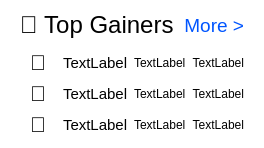
               <widget class="QWidget" name="topGainers" native="true">
                <property name="styleSheet">
                 <string notr="true">background-color: white;
border-radius: 10px;</string>
                </property>
                <layout class="QVBoxLayout" name="verticalLayout_14">
                 <property name="leftMargin">
                  <number>20</number>
                 </property>
                 <property name="topMargin">
                  <number>1</number>
                 </property>
                 <property name="rightMargin">
                  <number>20</number>
                 </property>
                 <property name="bottomMargin">
                  <number>1</number>
                 </property>
                 <item>
                  <widget class="QWidget" name="horizontalWidget_3" native="true">
                   <property name="styleSheet">
                    <string notr="true">background-color: white;
border-radius: 10px;</string>
                   </property>
                   <layout class="QHBoxLayout" name="horizontalLayout_10">
                    <property name="leftMargin">
                     <number>0</number>
                    </property>
                    <property name="topMargin">
                     <number>10</number>
                    </property>
                    <property name="rightMargin">
                     <number>0</number>
                    </property>
                    <property name="bottomMargin">
                     <number>5</number>
                    </property>
                    <item>
                     <widget class="QLabel" name="label_4">
                      <property name="font">
                       <font>
                        <pointsize>18</pointsize>
                        <bold>false</bold>
                       </font>
                      </property>
                      <property name="styleSheet">
                       <string notr="true">color: black;</string>
                      </property>
                      <property name="text">
                       <string>🚀 Top Gainers</string>
                      </property>
                     </widget>
                    </item>
                    <item>
                     <widget class="QLabel" name="label_5">
                      <property name="font">
                       <font>
                        <pointsize>14</pointsize>
                       </font>
                      </property>
                      <property name="styleSheet">
                       <string notr="true">color: rgb(0, 85, 255);</string>
                      </property>
                      <property name="text">
                       <string>More &gt;</string>
                      </property>
                      <property name="alignment">
                       <set>Qt::AlignRight|Qt::AlignTrailing|Qt::AlignVCenter</set>
                      </property>
                     </widget>
                    </item>
                   </layout>
                  </widget>
                 </item>
                 <item>
                  <layout class="QVBoxLayout" name="verticalLayout_15">
                   <property name="topMargin">
                    <number>0</number>
                   </property>
                   <property name="bottomMargin">
                    <number>10</number>
                   </property>
                   <item>
                    <layout class="QHBoxLayout" name="horizontalLayout_11">
                     <property name="topMargin">
                      <number>0</number>
                     </property>
                     <item>
                      <widget class="QLabel" name="label_6">
                       <property name="sizePolicy">
                        <sizepolicy hsizetype="Fixed" vsizetype="Preferred">
                         <horstretch>0</horstretch>
                         <verstretch>0</verstretch>
                        </sizepolicy>
                       </property>
                       <property name="font">
                        <font>
                         <pointsize>16</pointsize>
                        </font>
                       </property>
                       <property name="styleSheet">
                        <string notr="true">margin: 0 5px;</string>
                       </property>
                       <property name="text">
                        <string>🥇</string>
                       </property>
                      </widget>
                     </item>
                     <item>
                      <widget class="QLabel" name="gainerName1">
                       <property name="sizePolicy">
                        <sizepolicy hsizetype="Fixed" vsizetype="Preferred">
                         <horstretch>0</horstretch>
                         <verstretch>0</verstretch>
                        </sizepolicy>
                       </property>
                       <property name="font">
                        <font>
                         <pointsize>11</pointsize>
                         <bold>false</bold>
                        </font>
                       </property>
                       <property name="styleSheet">
                        <string notr="true">color: black;</string>
                       </property>
                       <property name="text">
                        <string>TextLabel</string>
                       </property>
                      </widget>
                     </item>
                     <item>
                      <widget class="QLabel" name="gainerSymbol1">
                       <property name="sizePolicy">
                        <sizepolicy hsizetype="Fixed" vsizetype="Preferred">
                         <horstretch>0</horstretch>
                         <verstretch>0</verstretch>
                        </sizepolicy>
                       </property>
                       <property name="text">
                        <string>TextLabel</string>
                       </property>
                      </widget>
                     </item>
                     <item>
                      <widget class="QLabel" name="trendingGainer1">
                       <property name="sizePolicy">
                        <sizepolicy hsizetype="Preferred" vsizetype="Preferred">
                         <horstretch>0</horstretch>
                         <verstretch>0</verstretch>
                        </sizepolicy>
                       </property>
                       <property name="text">
                        <string>TextLabel</string>
                       </property>
                       <property name="alignment">
                        <set>Qt::AlignRight|Qt::AlignTrailing|Qt::AlignVCenter</set>
                       </property>
                      </widget>
                     </item>
                    </layout>
                   </item>
                   <item>
                    <layout class="QHBoxLayout" name="horizontalLayout_12">
                     <property name="topMargin">
                      <number>0</number>
                     </property>
                     <item>
                      <widget class="QLabel" name="label_7">
                       <property name="sizePolicy">
                        <sizepolicy hsizetype="Fixed" vsizetype="Preferred">
                         <horstretch>0</horstretch>
                         <verstretch>0</verstretch>
                        </sizepolicy>
                       </property>
                       <property name="font">
                        <font>
                         <pointsize>16</pointsize>
                        </font>
                       </property>
                       <property name="styleSheet">
                        <string notr="true">margin: 0 5px;</string>
                       </property>
                       <property name="text">
                        <string>🥈</string>
                       </property>
                      </widget>
                     </item>
                     <item>
                      <widget class="QLabel" name="gainerName2">
                       <property name="sizePolicy">
                        <sizepolicy hsizetype="Fixed" vsizetype="Preferred">
                         <horstretch>0</horstretch>
                         <verstretch>0</verstretch>
                        </sizepolicy>
                       </property>
                       <property name="font">
                        <font>
                         <pointsize>11</pointsize>
                         <bold>false</bold>
                        </font>
                       </property>
                       <property name="styleSheet">
                        <string notr="true">color: black;</string>
                       </property>
                       <property name="text">
                        <string>TextLabel</string>
                       </property>
                      </widget>
                     </item>
                     <item>
                      <widget class="QLabel" name="gainerSymbol2">
                       <property name="sizePolicy">
                        <sizepolicy hsizetype="Fixed" vsizetype="Preferred">
                         <horstretch>0</horstretch>
                         <verstretch>0</verstretch>
                        </sizepolicy>
                       </property>
                       <property name="text">
                        <string>TextLabel</string>
                       </property>
                      </widget>
                     </item>
                     <item>
                      <widget class="QLabel" name="trendingGainer2">
                       <property name="sizePolicy">
                        <sizepolicy hsizetype="Preferred" vsizetype="Preferred">
                         <horstretch>0</horstretch>
                         <verstretch>0</verstretch>
                        </sizepolicy>
                       </property>
                       <property name="text">
                        <string>TextLabel</string>
                       </property>
                       <property name="alignment">
                        <set>Qt::AlignRight|Qt::AlignTrailing|Qt::AlignVCenter</set>
                       </property>
                      </widget>
                     </item>
                    </layout>
                   </item>
                   <item>
                    <layout class="QHBoxLayout" name="horizontalLayout_13">
                     <property name="topMargin">
                      <number>0</number>
                     </property>
                     <item>
                      <widget class="QLabel" name="label_8">
                       <property name="sizePolicy">
                        <sizepolicy hsizetype="Fixed" vsizetype="Preferred">
                         <horstretch>0</horstretch>
                         <verstretch>0</verstretch>
                        </sizepolicy>
                       </property>
                       <property name="font">
                        <font>
                         <pointsize>16</pointsize>
                        </font>
                       </property>
                       <property name="styleSheet">
                        <string notr="true">margin: 0 5px;</string>
                       </property>
                       <property name="text">
                        <string>🥉</string>
                       </property>
                      </widget>
                     </item>
                     <item>
                      <widget class="QLabel" name="gainerName3">
                       <property name="sizePolicy">
                        <sizepolicy hsizetype="Fixed" vsizetype="Preferred">
                         <horstretch>0</horstretch>
                         <verstretch>0</verstretch>
                        </sizepolicy>
                       </property>
                       <property name="font">
                        <font>
                         <pointsize>11</pointsize>
                         <bold>false</bold>
                        </font>
                       </property>
                       <property name="styleSheet">
                        <string notr="true">color: black;</string>
                       </property>
                       <property name="text">
                        <string>TextLabel</string>
                       </property>
                      </widget>
                     </item>
                     <item>
                      <widget class="QLabel" name="gainerSymbol3">
                       <property name="sizePolicy">
                        <sizepolicy hsizetype="Fixed" vsizetype="Preferred">
                         <horstretch>0</horstretch>
                         <verstretch>0</verstretch>
                        </sizepolicy>
                       </property>
                       <property name="text">
                        <string>TextLabel</string>
                       </property>
                      </widget>
                     </item>
                     <item>
                      <widget class="QLabel" name="trendingGainer3">
                       <property name="sizePolicy">
                        <sizepolicy hsizetype="Preferred" vsizetype="Preferred">
                         <horstretch>0</horstretch>
                         <verstretch>0</verstretch>
                        </sizepolicy>
                       </property>
                       <property name="text">
                        <string>TextLabel</string>
                       </property>
                       <property name="alignment">
                        <set>Qt::AlignRight|Qt::AlignTrailing|Qt::AlignVCenter</set>
                       </property>
                      </widget>
                     </item>
                    </layout>
                   </item>
                  </layout>
                 </item>
                </layout>
               </widget>
